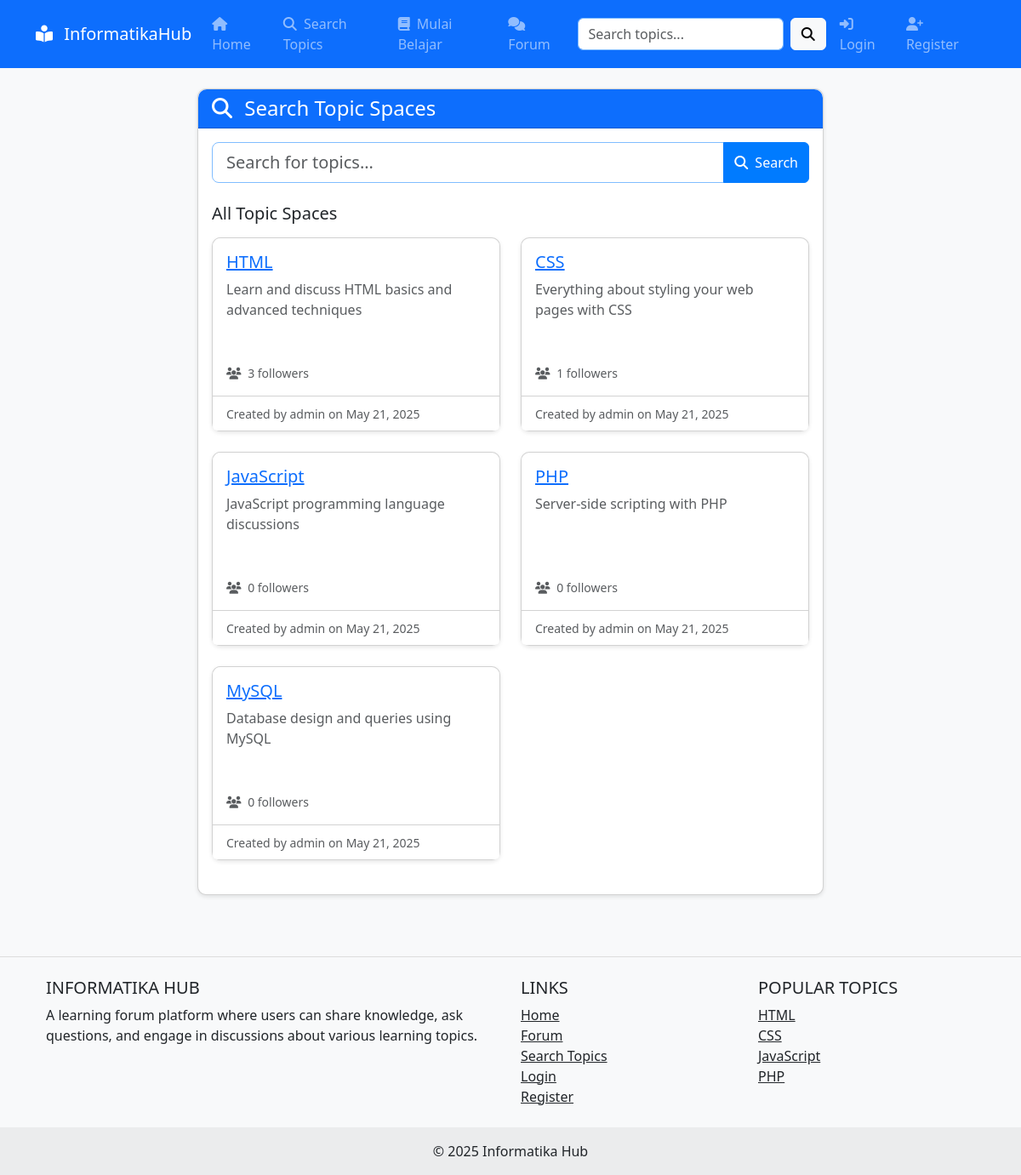
Screenshot of /pages/search.php with the database file from the repository.
### tables this page shows
CREATE TABLE `topic_spaces` (
  `topic_id` int(11) NOT NULL,
  `topic_name` varchar(100) NOT NULL,
  `description` text DEFAULT NULL,
  `created_by` int(11) DEFAULT NULL,
  `created_at` timestamp NOT NULL DEFAULT current_timestamp(),
  `updated_at` timestamp NOT NULL DEFAULT current_timestamp() ON UPDATE current_timestamp()
);

CREATE TABLE `users` (
  `user_id` int(11) NOT NULL,
  `username` varchar(50) NOT NULL,
  `email` varchar(100) NOT NULL,
  `password` varchar(255) NOT NULL,
  `profile_image` varchar(255) DEFAULT 'default.jpg',
  `bio` text DEFAULT NULL,
  `role` varchar(10) DEFAULT 'member',
  `created_at` timestamp NOT NULL DEFAULT current_timestamp(),
  `updated_at` timestamp NOT NULL DEFAULT current_timestamp() ON UPDATE current_timestamp()
);

### config/database.php (called while the page is built, shortened)
<?php
function getDbConnection() {
    $conn = new mysqli(DB_HOST, DB_USER, DB_PASS, DB_NAME);
    return $conn;
}
function executePreparedStatement($sql, $types, $params) {
    $conn = getDbConnection();
    $stmt = $conn->prepare($sql);
    if (!empty($params)) {
        $stmt->bind_param($types, ...$params);
    }
    $success = $stmt->execute();
    $result = $stmt->get_result();
    return $success ? $result : false;
}

### includes/topic.php (called while the page is built, shortened)
<?php
$baseDir = dirname(__DIR__);
require_once $baseDir . '/config/database.php';
function getAllTopics($limit = 10, $offset = 0) {
    $sql = "SELECT t.*, u.username as creator_name,
            (SELECT COUNT(*) FROM user_topic_follows WHERE topic_id = t.topic_id) as followers_count
            FROM topic_spaces t
            LEFT JOIN users u ON t.created_by = u.user_id
            ORDER BY t.created_at DESC
            LIMIT ? OFFSET ?";
    $result = executePreparedStatement($sql, "ii", [$limit, $offset]);
    $topics = [];
    while ($row = $result->fetch_assoc()) {
        $topics[] = $row;
    }
    return $topics;
}

### pages/search.php (the view, shortened to what this page needs)
<?php
$searchQuery = isset($_GET['q']) ? sanitizeInput($_GET['q']) : '';
$topics = [];
if (!empty($searchQuery)) {
    $topics = searchTopics($searchQuery);
} else {
    $topics = getAllTopics();
}
include __DIR__ . '/../includes/header.php';
?>
<div class="row">
    <div class="col-lg-8 mx-auto">
        <div class="card mb-4">
            <div class="card-header bg-primary text-white">
                <h4 class="mb-0"><i class="fas fa-search me-2"></i> Search Topic Spaces</h4>
            </div>
            <div class="card-body">
                <form action="<?php echo SITE_URL; ?>/pages/search.php" method="GET" class="mb-4">
                    <div class="input-group">
                        <input type="text" name="q" class="form-control form-control-lg" placeholder="Search for topics..." value="<?php echo $searchQuery; ?>">
                        <button type="submit" class="btn btn-primary">
                            <i class="fas fa-search me-1"></i> Search
                        </button>
                    </div>
                </form>
                <?php if (empty($topics)): ?>
                    <div class="alert alert-info">
                        <p class="mb-0">No topics found. <?php echo !empty($searchQuery) ? 'Try a different search term.' : ''; ?></p>
                    </div>
                <?php else: ?>
                    <h5 class="mb-3"><?php echo !empty($searchQuery) ? 'Search results for: ' . $searchQuery : 'All Topic Spaces'; ?></h5>
                    <div class="row">
                        <?php foreach ($topics as $topic): ?>
                            <div class="col-md-6 mb-4">
                                <div class="card h-100 topic-card">
                                    <div class="card-body">
                                        <h5 class="card-title">
                                            <a href="<?php echo SITE_URL; ?>/pages/topic.php?id=<?php echo $topic['topic_id']; ?>"><?php echo $topic['topic_name']; ?></a>
                                        </h5>
                                        <p class="card-text text-muted">
                                            <?php
                                            echo !empty($topic['description']) ? substr($topic['description'], 0, 100) : 'No description available.';
                                            ?>
                                        </p>
                                        <div class="d-flex justify-content-between align-items-center mt-3">
                                            <small class="text-muted">
                                                <i class="fas fa-users me-1"></i> <?php echo $topic['followers_count']; ?> followers
                                            </small>
                                        </div>
                                    </div>
                                    <div class="card-footer bg-white">
                                        <small class="text-muted">
                                            Created by <?php echo $topic['creator_name']; ?> on <?php echo date('M d, Y', strtotime($topic['created_at'])); ?>
                                        </small>
                                    </div>
                                </div>
                            </div>
                        <?php endforeach; ?>
                    </div>
                <?php endif; ?>
            </div>
        </div>
    </div>
</div>
<?php
include __DIR__ . '/../includes/footer.php';
?>

### assets/css/style.css (style rules this page uses)
body { background-color: #f8f9fa; min-height: 100vh; display: flex; flex-direction: column; }
.card { border-radius: 10px; box-shadow: 0 2px 5px rgba(0, 0, 0, 0.1); margin-bottom: 20px; transition: transform 0.3s ease; }
.card-header { border-top-left-radius: 10px !important; border-top-right-radius: 10px !important; }
.topic-card { height: 100%; }
.topic-card .card-body { display: flex; flex-direction: column; }
.topic-card .card-text { flex-grow: 1; }
.form-control { border-color: #80bdff; border-width: 1px; }
.btn-primary { background-color: #007bff; border-color: #007bff; }

### rows the page displays
topic_spaces: topic_name "HTML", description "Learn and discuss HTML basics and advanced techniques", followers_count "3", created_by.username "admin", created_at "May 21, 2025"
topic_spaces: topic_name "CSS", description "Everything about styling your web pages with CSS", followers_count "1", created_by.username "admin", created_at "May 21, 2025"
topic_spaces: topic_name "JavaScript", description "JavaScript programming language discussions", followers_count "0", created_by.username "admin", created_at "May 21, 2025"
topic_spaces: topic_name "PHP", description "Server-side scripting with PHP", followers_count "0", created_by.username "admin", created_at "May 21, 2025"
topic_spaces: topic_name "MySQL", description "Database design and queries using MySQL", followers_count "0", created_by.username "admin", created_at "May 21, 2025"
